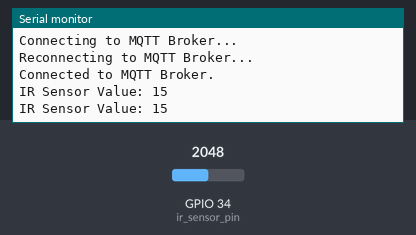
Bench run of a sketch on a simulated ESP32. Parts: the last lines printed to the serial monitor. The inputs (shaded band) are chosen by the test bench; at power-on: GPIO 34 (ir_sensor_pin) = 2048. WiFi joins after 1.5 s; servers stay silent unless stated; random numbers use the default seed unless the sketch sets one; no MQTT or app messages arrive unless stated.

Above: at 2.7 s.
2.8 s: GPIO 34 (ir_sensor_pin) set to 2866
At 4.1 s:
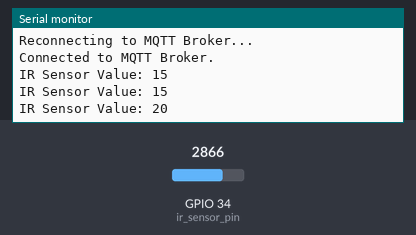
4.3 s: GPIO 34 (ir_sensor_pin) set to 3603
At 5.4 s:
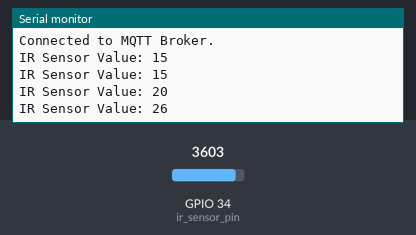
Timing chart, 0 to 7.3 s (numbered marks = the images above; inputs shaded):
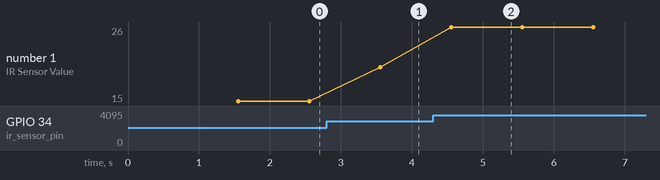

Measured:
- after the input at 2.8 s, the serial monitor: prints a new line after 0.76 s (image 1)
- after the input at 4.3 s, the serial monitor: prints a new line after 0.26 s (image 2)
- plotted number 1: 15 → 20 after the input at 2.8 s, 20 → 26 after the input at 4.3 s

The sketch:

esp32HiveMQ.ino
```cpp
//ALL CREDITS TO https://medium.com/engineering-iot/connecting-esp32-to-hivemq-for-real-time-iot-data-streaming-with-mqtt-8813f48cb1a4

#include <Arduino.h>
#include <WiFi.h>
#include <WiFiClientSecure.h>
#include <PubSubClient.h>

// Wi-Fi credentials
const char* ssid = "XXXX";
const char* password = "XXXXXX";

// MQTT broker details private
const char* mqtt_broker = "XXXXXXXXX";
const int mqtt_port = 8883;
const char* mqtt_username = "XXXX";
const char* mqtt_password = "XXXXX";


// MQTT topic for IR sensor
const char* topic_publish_ir = "esp32/ir_sensor";

// IR Sensor details
const int ir_sensor_pin = 34; // GPIO pin connected to the IR sensor

// Create instances
WiFiClientSecure wifiClient;
PubSubClient mqttClient(wifiClient);

// Variables for timing
long previous_time = 0;

void setupMQTT() {
  mqttClient.setServer(mqtt_broker, mqtt_port);
}

void reconnect() {
  Serial.println("Connecting to MQTT Broker...");
  while (!mqttClient.connected()) {
    Serial.println("Reconnecting to MQTT Broker...");
    String clientId = "ESP32Client-";
    clientId += String(random(0xffff), HEX);

    if (mqttClient.connect(clientId.c_str(), mqtt_username, mqtt_password)) {
      Serial.println("Connected to MQTT Broker.");
    } else {
      Serial.print("Failed, rc=");
      Serial.print(mqttClient.state());
      Serial.println(" try again in 5 seconds");
      delay(5000);
    }
  }
}

void setup() {
  Serial.begin(115200);

  WiFi.begin(ssid, password);
  while (WiFi.status() != WL_CONNECTED) {
    delay(500);
    Serial.print(".");
  }
  Serial.println("");
  Serial.println("Connected to Wi-Fi");

  // Initialize secure WiFiClient
  wifiClient.setInsecure(); // Use this only for testing, it allows connecting without a root certificate

  setupMQTT();

  pinMode(ir_sensor_pin, INPUT); // Set IR sensor pin as input
}

void loop() {
  if (!mqttClient.connected()) {
    reconnect();
  }
  mqttClient.loop();

  long now = millis();
  if (now - previous_time > 1000) { // Publish every 10 seconds
    previous_time = now;

    // Read the IR sensor value
    int ir_sensor_value = analogRead(ir_sensor_pin);
    int distance = map(ir_sensor_value, 0, 4095, 0, 30);

    // Convert the value to a string
    String ir_value_str = String(distance);

    // Publish the sensor value to the MQTT topic
    Serial.print("IR Sensor Value: ");
    Serial.println(ir_value_str);
    mqttClient.publish(topic_publish_ir, ir_value_str.c_str()); // ganti variable disini untuk publish value yg berbeda
  }
}
```
